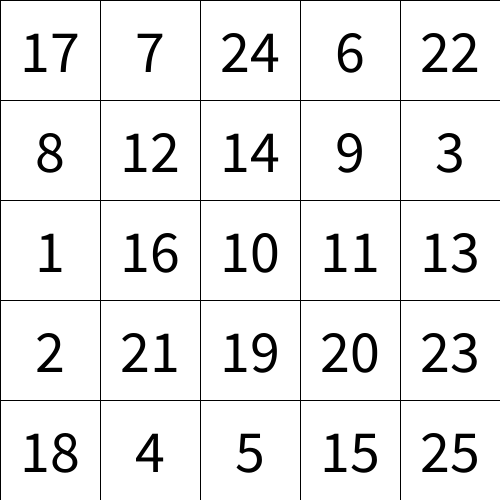
Frame 1 (no input)
Frame 60 (the mouse pressed at the canvas centre just before this capture): identical to frame 1, image omitted
Frame 120 (the mouse held since frame 60 and released just before this capture): identical to frame 1, image omitted

The Processing sketch that drew this single still picture (run headless with seeded random() and noise(); from frame 60 on, the mouse is pressed at the canvas centre):

// Processing sketch: week06_6_schulte_table06_int_answer_check
// ── week06_6_schulte_table06_int_answer_check.pde
///week06_6_schulte_table06_int_answer_check

int [] used = new int[26];
int [][] table = new int[5][5];
void setup(){
  size(500,500);
  textSize(60);
  textAlign(CENTER,CENTER);
  for(int i=0;i<5;i++) {
    for(int j=0;j<5;j++) {
      int now = int(random(1,26));
      while(used[now]==1) now = int(random(1,26));
      table[i][j] = now;
      used[now] = 1;
    }
  }
}
int [][] pressed = new int[5][5];
void draw(){
  background(#FFFFF2);
  for(int i=0;i<5;i++){
    for(int j=0;j<5;j++){
      if(pressed[i][j]==1) fill(128);
      else fill(255);
      rect(j*100,i*100,100,100);
      fill(0); text(""+table[i][j],50+j*100,50+i*100);
    }
  }
}
int answer = 1;
void mousePressed(){
  int i = mouseY/100,j = mouseX/100;
  if(table[i][j]==answer){
    pressed[i][j] = 1;
    answer++;
  }
}
